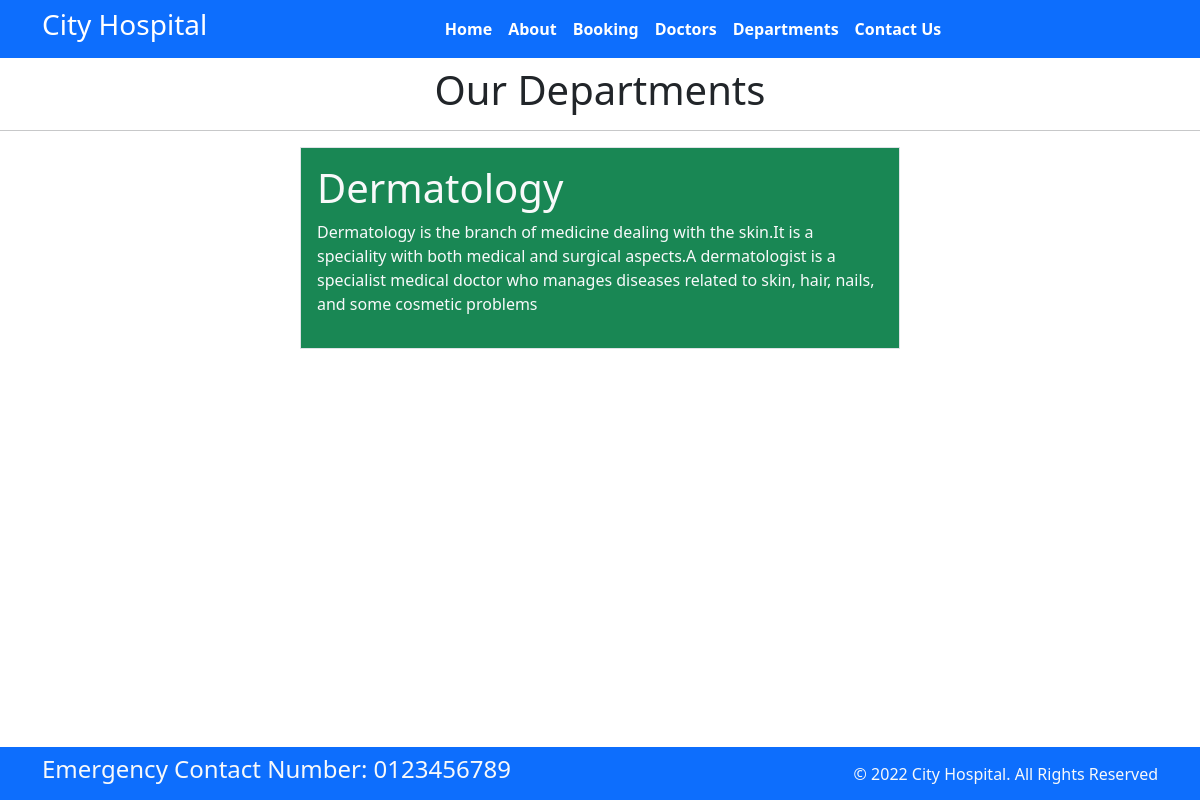
The page /department/ on the database as committed earlier.
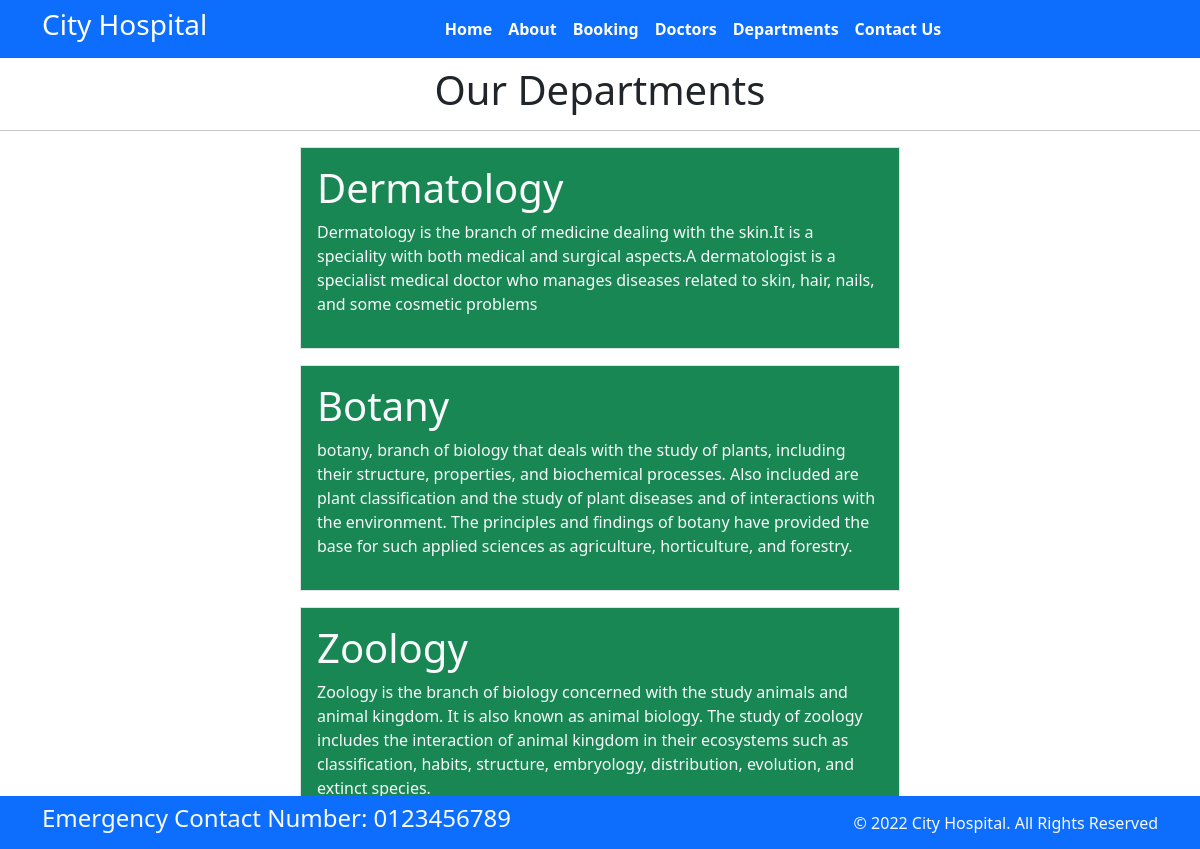
The same page on the database as committed later.
### home/models.py (models this page shows, shortened)
class Departments(models.Model):
    dep_name=models.CharField(max_length=100)
    dep_description=models.TextField()

### home/views.py (the view)
# urls.py: path('department/', views.department,name='department'),
def department(request):
    dict_dept={
        'dept':Departments.objects.all()
    }
    return render(request, "department.html",dict_dept)

### templates/department.html (shortened to what this page needs)
{% extends "base.html" %}
{% block content %}
<h1 class="text-center">Our Departments</h1>
<hr/>
{% for d in dept %}
<div class="d-flex text-light p-3 my-3 w-50 border border-warning-rounded flex-column mx-auto bg-success">
    <h1>{{d.dep_name}}</h1>
    <p>{{d.dep_description}}</p>
</div>
{% endfor %}
{% endblock %}

Rows that differ between the two databases and show on the page:
added Departments: dep_name "Botany", dep_description "botany, branch of biology that deals with the study of plants, including their structure, properties, and biochemical processes. Also included are plant classification and the study of plant diseases and of interactions with the environment. The principles and findings of botany have provided the base for such applied sciences as agriculture, horticulture, and forestry."
added Departments: dep_name "Zoology", dep_description "Zoology is the branch of biology concerned with the study animals and animal kingdom. It is also known as animal biology. The study of zoology includes the interaction of animal kingdom in their ecosystems such as classification, habits, structure, embryology, distribution, evolution, and extinct species."
